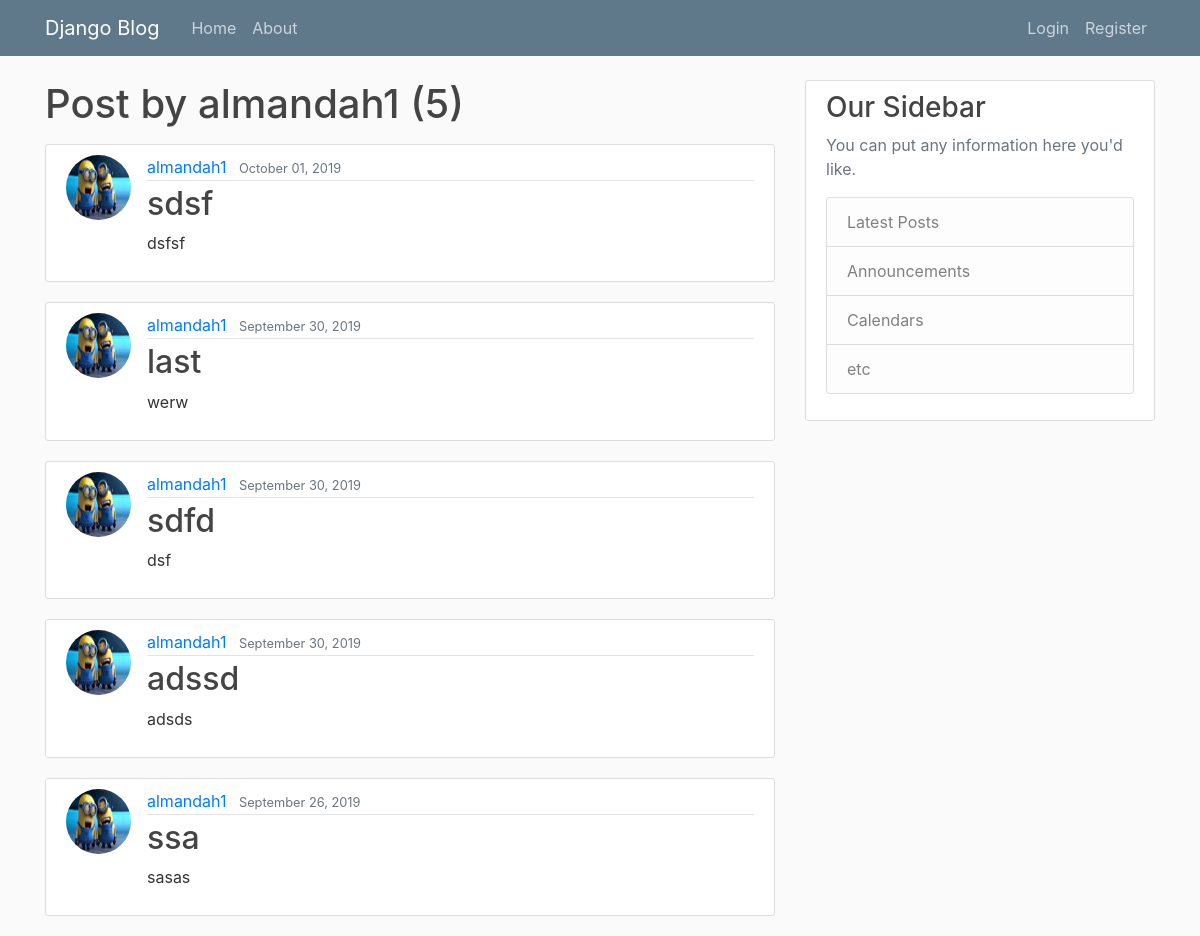
The app's page /user/almandah1 with its own data.
### blog/models.py (models this page shows, shortened)
class Post(models.Model):
    title = models.CharField(max_length=100)
    content = models.TextField()
    date_posted = models.DateTimeField(default=timezone.now)
    author = models.ForeignKey(User, on_delete=models.CASCADE)

### users/models.py (models this page shows, shortened)
class Profile(models.Model):
	city = [('riyadh', 'Riyadh Province -  الرياض'),('jeddah', 'Jeddah Province -  جدة'),
     ('medinah', 'Medinah Province -  المدينة'), ('makkah', 'Makkah Province - مكة'), ('qassim', 'Qassim Province - القصيم'),
      ('easter', 'Easter Province - المنطقه الشرقيه'), ('asir', 'Asir Province -  عسير'), ('tabuk', 'Tabuk Province -  تبوك'),
       ('hail', 'Hail Province -  حايل'), ('northern', 'Norther Borders -  منطقة الحدود الشماليه'), ('jizan', 'Jizan Province -  جيزان'),
        ('tabuk', 'Tabuk Province -  تبوك'), ('bahah', 'Bahah Province -  الباحة'), ('najran', 'Najran Province -  نجران')]
	user = models.OneToOneField(User, on_delete=models.CASCADE)
	image = models.ImageField(default='default.jpg',upload_to='profile_pics ')
	city = models.CharField(max_length=20, choices=city,default='riyadh',null=True)
	phone = models.CharField(max_length=10,null=True)
	first_name = models.CharField(max_length=20,null=True)
	last_name = models.CharField(max_length=20,null=True)

### blog/views.py (the view)
# urls.py: path('user/<str:username>', UserPostListView.as_view(), name='user-posts'),
class UserPostListView(ListView):
	model = Post
	template_name = 'blog/user_post.html'
	context_object_name = 'posts'
	ordering = ['-date_posted']
	paginate_by = 5
	def get_queryset(self):
		user = get_object_or_404(User,username=self.kwargs.get('username'))
		return Post.objects.filter(author=user).order_by('-date_posted')

### blog/templates/blog/user_post.html (shortened to what this page needs)
{% extends "blog/base.html" %}
{% block content %}
      <h1 class="mb-3">Post by {{ view.kwargs.username }} ({{ page_obj.paginator.count }})</h1>
    {% for post in posts %}
        <article class="media content-section">
          <img class="rounded-circle article-img" src="{{ post.author.profile.image.url }}">
          <div class="media-body">
            <div class="article-metadata">
              <a class="mr-2" href="{% url 'user-posts' post.author.username %}">{{ post.author }}</a>
              <small class="text-muted">{{ post.date_posted|date:"F d, Y" }}</small>
            </div>
            <h2><a class="article-title" href="{% url 'post-detail' post.id %}">{{ post.title }}</a></h2>
            <p class="article-content">{{ post.content }}</p>
          </div>
        </article>
    {% endfor %}
{% endblock content %}

### blog/static/blog/main.css (style rules this page uses)
body { background: #fafafa; color: #333333; margin-top: 5rem; }
h1, h2, h3, h4, h5, h6 { color: #444444; }
.content-section { background: #ffffff; padding: 10px 20px; border: 1px solid #dddddd; border-radius: 3px; margin-bottom: 20px; }
.article-title { color: #444444; }
.article-content { white-space: pre-line; }
.article-img { height: 65px; width: 65px; margin-right: 16px; }
.article-metadata { padding-bottom: 1px; margin-bottom: 4px; border-bottom: 1px solid #e3e3e3 }

### records on screen
Post: author.profile.image (picture), author "almandah1", date_posted "October 01, 2019", title "sdsf", content "dsfsf"
Post: author.profile.image (picture), author "almandah1", date_posted "September 30, 2019", title "last", content "werw"
Post: author.profile.image (picture), author "almandah1", date_posted "September 30, 2019", title "sdfd", content "dsf"
Post: author.profile.image (picture), author "almandah1", date_posted "September 30, 2019", title "adssd", content "adsds"
Post: author.profile.image (picture), author "almandah1", date_posted "September 26, 2019", title "ssa", content "sasas"

### other values on screen
{{ view.kwargs.username }} "almandah1"
{{ page_obj.paginator.count }} "5"
